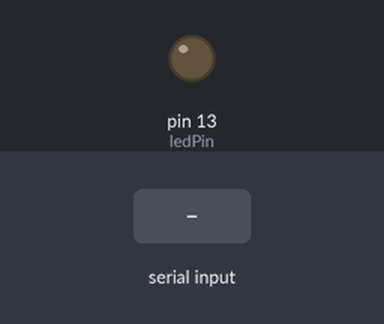
Recording of a sketch running on a simulated Arduino Uno, built with avr-gcc and run on an emulated ATmega328P. Parts: output pins drawn as LEDs (lit = HIGH). The test bench sets the inputs (shaded band).

Above: at 1.2 s.
1.3 s: "A" received over Serial
At 2.0 s:
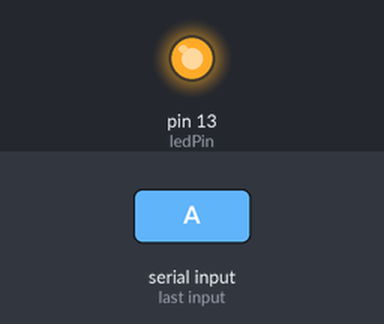
2.8 s: "B" received over Serial
At 3.1 s:
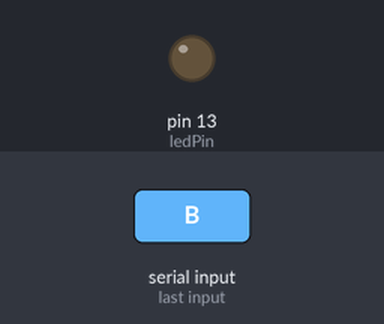
Timing chart, 0 to 5.8 s (numbered marks = the images above; inputs shaded):
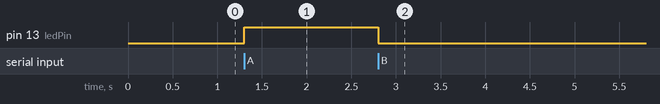

Measured:
- after the input at 1.3 s, pin 13 (ledPin): LOW → HIGH at once
- after the input at 2.8 s, pin 13 (ledPin): HIGH → LOW at once

The sketch:

blinking_using_pc.ino
```cpp
int ledPin = 13;
char incomingByte;

void setup() {
Serial.begin(19200);
pinMode(13, OUTPUT);
}

void loop(){
if (Serial.available() > 0) {
incomingByte = Serial.read();
if (incomingByte == 'A') {
digitalWrite(13, HIGH);
}
if (incomingByte == 'B') {
digitalWrite(13, LOW);
}
}
}
```
